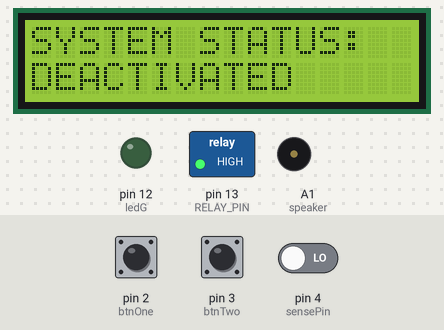
The sketch below on a simulated Arduino Uno, built with avr-gcc and run on an emulated ATmega328P. Shown: 16×2 character LCD, switched loads named in the sketch (green lamp = pin HIGH), output pins drawn as LEDs (lit = HIGH), buzzer (waves = sounding). The inputs (shaded band) are chosen by the test bench; at power-on: pin 2 (btnOne) LOW, pin 4 (sensePin) LOW, pin 3 (btnTwo) LOW.

Above: at 5.7 s.
5.8 s: pin 2 (btnOne) pulled HIGH for 0.15 s
At 7.4 s:
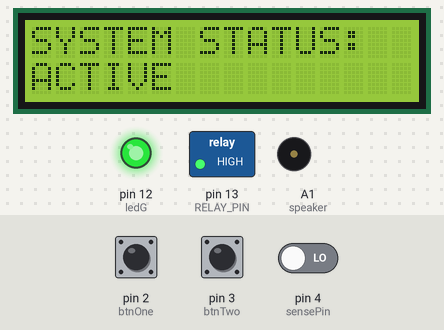
7.7 s: pin 4 (sensePin) driven HIGH
At 8.9 s:
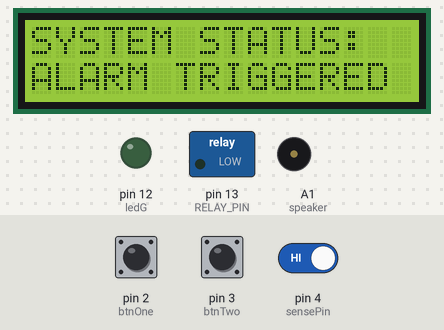
9.2 s: pin 3 (btnTwo) pulled HIGH for 0.15 s
At 10.9 s:
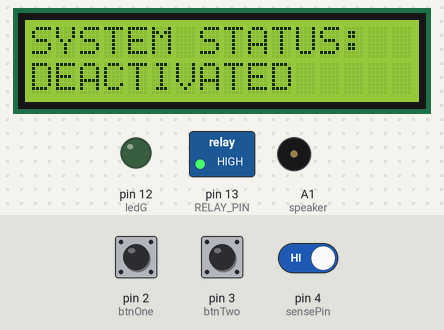
11.2 s: pin 2 (btnOne) pulled HIGH for 1 s
At 11.55 s:
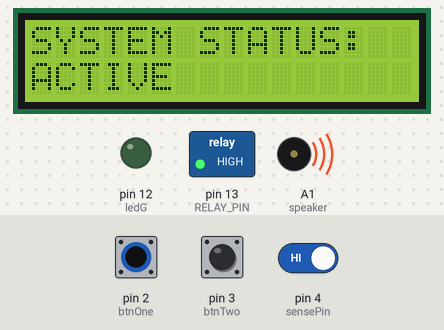
13.7 s: pin 3 (btnTwo) pulled HIGH for 1 s
At 15.0 s:
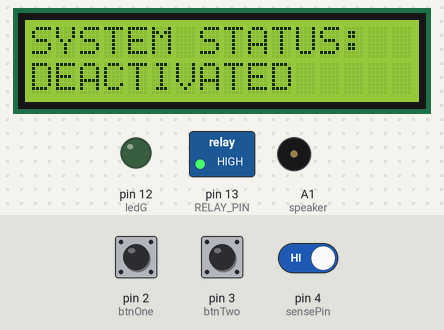
16.2 s: pin 2 (btnOne) pulled HIGH for 3.2 s
At 16.39 s:
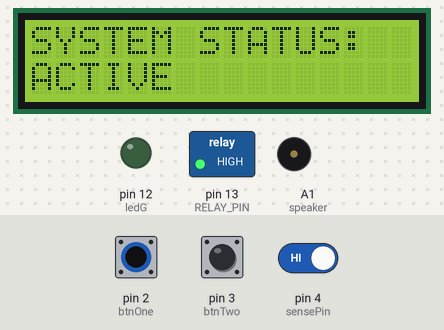
Timing chart, 0 to 19.2 s (numbered marks = the images above; inputs shaded):
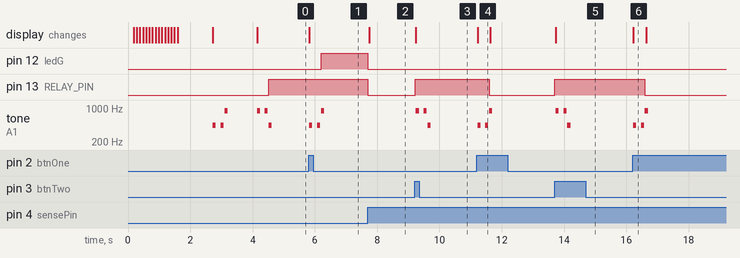

Measured:
- after the input at 5.8 s, pin 12 (ledG): LOW → HIGH after 0.40 s; tone on A1 (speaker): plays 440 Hz for 0.10 s, 440 Hz for 0.10 s, 880 Hz for 0.10 s, starting at once; the display: changes at once (image 1)
- after the input at 7.7 s, pin 12 (ledG), pin 13 (RELAY_PIN): HIGH → LOW at once; the display: changes after 0.05 s (image 2)
- after the input at 9.2 s, pin 13 (RELAY_PIN): LOW → HIGH at once; tone on A1 (speaker): plays 880 Hz for 0.10 s, 880 Hz for 0.10 s, 440 Hz for 0.10 s, starting after 0.05 s; the display: changes after 0.05 s (image 3)
- after the input at 11.2 s, pin 13 (RELAY_PIN): HIGH → LOW after 0.40 s; tone on A1 (speaker): plays 440 Hz for 0.10 s, 440 Hz for 0.10 s, 880 Hz for 0.10 s, starting at once; the display: changes at once (image 4)
- after the input at 13.7 s, pin 13 (RELAY_PIN): LOW → HIGH at once; tone on A1 (speaker): plays 880 Hz for 0.10 s, 880 Hz for 0.10 s, 440 Hz for 0.10 s, starting at once; the display: changes at once (image 5)
- after the input at 16.2 s, pin 13 (RELAY_PIN): HIGH → LOW after 0.40 s; tone on A1 (speaker): plays 440 Hz for 0.10 s, 440 Hz for 0.10 s, 880 Hz for 0.10 s, starting at once; the display: changes at once (image 6)
- by itself, tone on A1 (speaker): plays 440 Hz for 0.10 s, 440 Hz for 0.10 s, 880 Hz for 0.10 s, 880 Hz for 0.10 s, 880 Hz for 0.10 s, 440 Hz for 0.10 s

The sketch:

ALARM.ino
```cpp
#include <Wire.h>
#include <LCD.h>
#include <LiquidCrystal_I2C.h>

#define I2C_ADDR    0X27 // <<----- Add your address here.  Find it from I2C Scanner
#define BACKLIGHT_PIN     3
#define En_pin  2
#define Rw_pin  1
#define Rs_pin  0
#define D4_pin  4
#define D5_pin  5
#define D6_pin  6
#define D7_pin  7
#define RELAY_PIN 13

LiquidCrystal_I2C lcd(I2C_ADDR,En_pin,Rw_pin,Rs_pin,D4_pin,D5_pin,D6_pin,D7_pin);

// INITIALISE LIBRARY WITH VARIABLES

int btnOne = 2;
int btnTwo = 3;
int sensePin = 4;
int ledG = 12;
int speaker = A1;
boolean systemAct;
boolean toneOn;

void setup() {

  lcd.setBacklightPin(BACKLIGHT_PIN,POSITIVE);
  lcd.setBacklight(HIGH);
  lcd.home (); // go home

  lcd.begin (16, 2); //  <<----- My LCD was 16x2
  lcd.setCursor(1, 0); // SETTING CURSOR
  startUp();
  lcd.print("SYSTEM STATUS:"); // PRINTING INITIALISE TEXT
  deactivate(); // CALLING THE DEACTIVATE FUNCTION
  pinMode(btnOne, INPUT); // SETTING PINMODES
  pinMode(btnTwo, INPUT);
  pinMode(sensePin, INPUT);
  pinMode(RELAY_PIN, OUTPUT);
  digitalWrite(RELAY_PIN, HIGH);
  pinMode(ledG, OUTPUT);
  systemAct = false;  // SETTING DEFAULT SYSTEM STAT
  toneOn = false;

}

void loop() {

  // LISTENING FOR REMOTE INPUT
  if (digitalRead(btnOne) == HIGH) {

    if (systemAct != true) {
      systemAct = true;
      activate(); // CALLING THE ACTIVATE FUNCTION
    }

  } else if (digitalRead(btnTwo) == HIGH) {

     if (systemAct != false) {
      systemAct = false;
      deactivate(); // CALLING THE DEACTIVATE FUNCTION
    }

  }
}

void startUp () {

 lcd.print("INITIALISING");

 int i = 0;
 int x1 = 16;

 lcd.setCursor(0, 1);

 while (i < x1) {

  lcd.print("|");
  i++;
  delay(100);

 }

 delay(1000);
 lcd.clear();

 lcd.setCursor(0, 0);
 lcd.print("PROGRAMMED BY:");
 lcd.setCursor(0, 1);
 lcd.print("CONNOR EDWARDS");

 tonePlay(1);

 delay(1000);
 lcd.clear();

}

void activate() {

  statusUpdate(1); // UPDATING THE DISPLAY RESPECTIVELEY
  digitalWrite(ledG, HIGH);

  while (systemAct) {

     if (digitalRead(sensePin) == HIGH) {

      digitalWrite(ledG, LOW);
      digitalWrite(RELAY_PIN, LOW);

      lcd.println("                ");
      lcd.setCursor(0, 1);
      lcd.print("ALARM TRIGGERED");

      if (digitalRead(btnTwo) == HIGH) {
         systemAct = false;
         deactivate();
         break;
      }

     } else if (digitalRead(btnTwo) == HIGH) {
         systemAct = false;
         deactivate();
         break;
     }

  }

}

void deactivate() {

  digitalWrite(ledG, LOW);
  digitalWrite(RELAY_PIN, HIGH);
  statusUpdate(0); // UPDATING THE DISPLAY RESPECTIVELEY

}

void statusUpdate(int sel) {

  if (sel == 1) {

    lcd.setCursor(0, 1);
    lcd.println("                ");
    lcd.setCursor(0, 1);
    lcd.print("ACTIVE");
    tonePlay(1);

  } else {

    lcd.setCursor(0, 1);
    lcd.println("                ");
    lcd.setCursor(0, 1);
    lcd.print("DEACTIVATED");
    tonePlay(2);

  }

}

void tonePlay(int toneSel) {

  if (toneSel == 1) {

   tone(speaker, 440, 100);
   delay(250);
   tone(speaker, 440, 100);
   delay(125);
   tone(speaker, 880, 100);

  } else {

    tone(speaker, 880, 100);
    delay(250);
    tone(speaker, 880, 100);
    delay(125);
    tone(speaker, 440, 100);

  }

}
```
